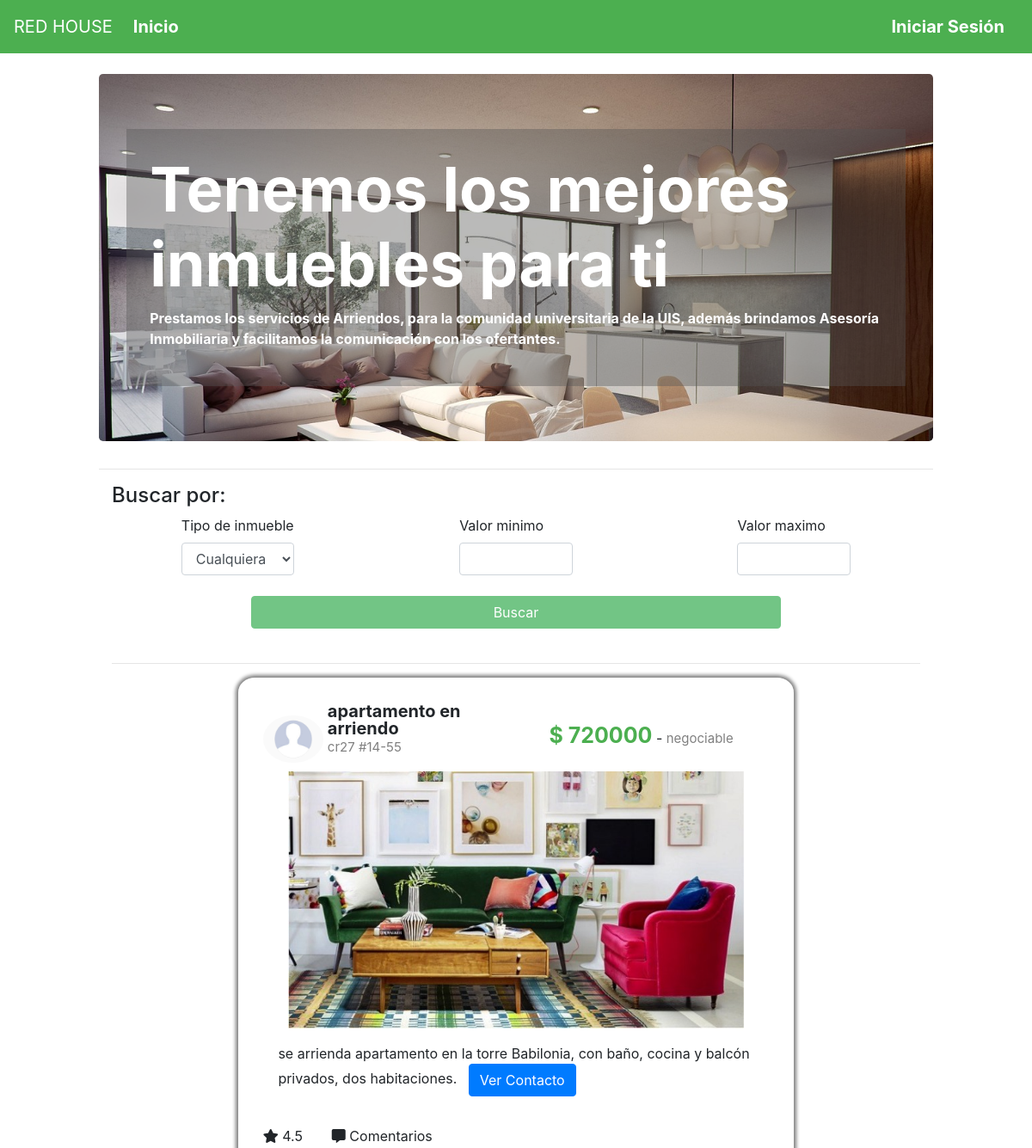
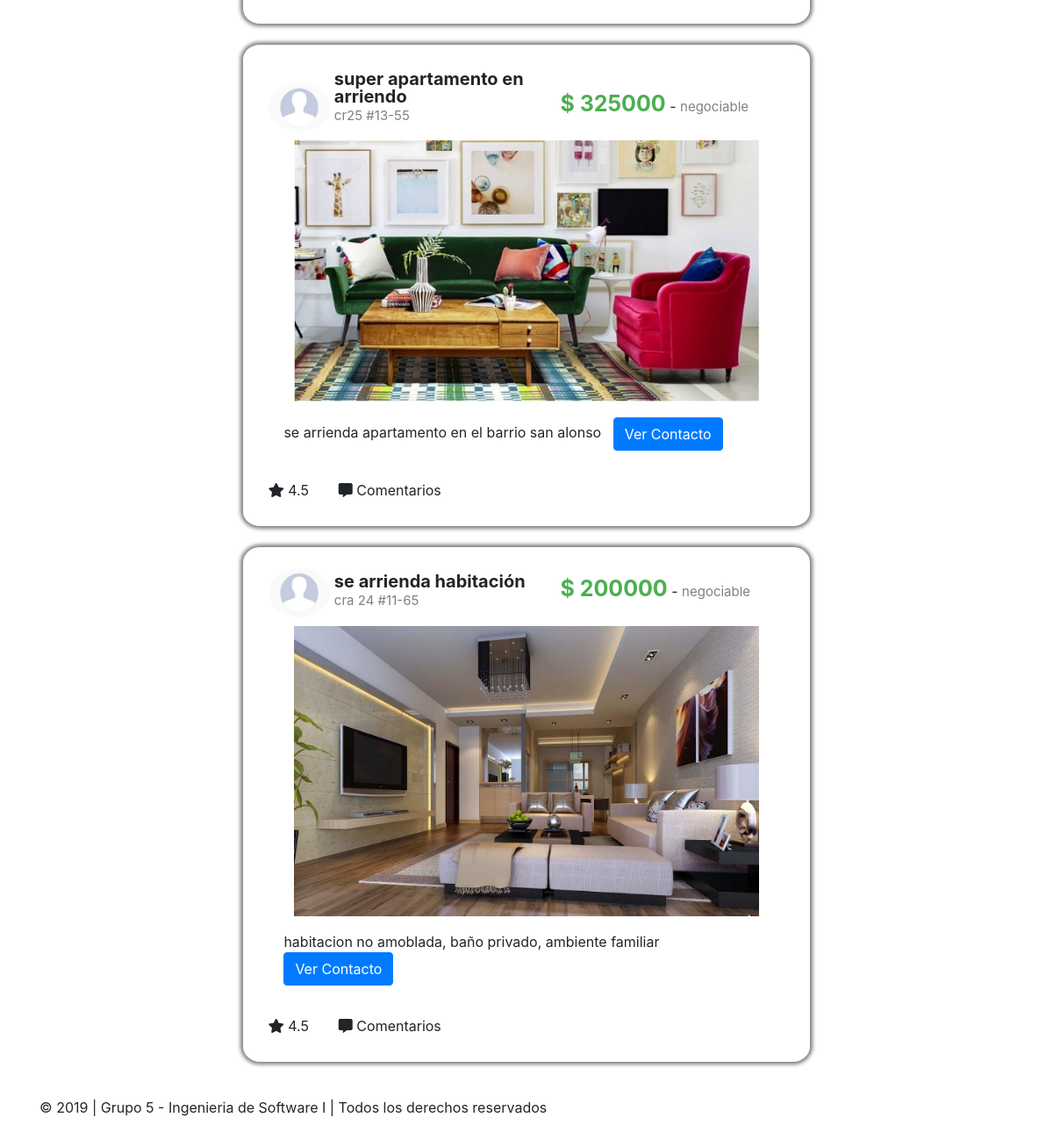
The page / on the database its author committed (2 pictures, top to bottom).
### tables this page shows
CREATE TABLE `publicacion` (
  `idPublicacion` int(11) NOT NULL,
  `nombre` varchar(30) DEFAULT NULL,
  `ubicacion` varchar(20) DEFAULT NULL,
  `precio` int(11) DEFAULT NULL,
  `descripcion` varchar(150) DEFAULT NULL,
  `fechaPublicada` datetime DEFAULT NULL,
  `estado` char(1) DEFAULT NULL,
  `negociable` char(16) DEFAULT NULL,
  `tipoInmueble` varchar(20) DEFAULT NULL,
  `urlImagen` varchar(100) DEFAULT NULL,
  `idCliente` varchar(20) DEFAULT NULL
);

### index.php (the view, shortened to what this page needs)
<!DOCTYPE html>
<html lang="en">
<head>
    <?php
    include("funciones.php");
    $conexion = conectar();
    $sql = "select * from publicacion limit 3";
    $r = mysqli_query($conexion, $sql);
    ?>
    <link rel="stylesheet" href="https://stackpath.bootstrapcdn.com/bootstrap/4.3.1/css/bootstrap.min.css"
>
    <link rel="stylesheet" href="estilo.css">
    <link rel="stylesheet" href="https://use.fontawesome.com/releases/v5.8.1/css/all.css">
</head>
<body>
    <?PHP
    if (!isset($_SESSION['identificacion']) || !isset($_SESSION['contrasena'])){
        encabezado();
        $sesion = FALSE;
    }else{
        encabezadoCliente();
        $sesion = TRUE;
    }
    ?>
    <div class="container-fluid">
        <div class="row">
            <div class="col-md-1"></div>
            <div class="col-md-10 fondo">
                <br>
                <div class="jumbotron banner col-md-12">
                    <div class="e" class="container">
                        <h1 class="display-3 texto-banner">Tenemos los mejores inmuebles para ti</h1>
                        <p class="texto-banner">Prestamos los servicios de Arriendos, para la comunidad universitaria de
                            la UIS, además brindamos Asesoría Inmobiliaria y facilitamos la comunicación con los ofertantes. </p>
                    </div>
                </div>
                <hr>
                <div class="container">
                    <h4 class="row col-md-8 fondo"> Buscar por:</h4>
                    <div class="row">
                        <div class="col-md-1"></div>
                        <div class="col-md-2">
                            <label> Tipo de inmueble </label>
                            <select id="tipo" class="form-control">
                                <option>Cualquiera</option>
                            </select>
                        </div>
                        <div class="col-md-2"></div>
                        <div class="col-md-2">
                            <label> Valor minimo </label>
                            <input id="val_min" type="number" name="val_min" class="form-control">
                        </div>
                        <div class="col-md-2"></div>
                        <div class="col-md-2">
                            <label> Valor maximo</label>
                            <input id="val_max" type="number" name="val_max" class="form-control">
                        </div>
                        <div class="col-md-1"></div>
                    </div>
                    <br>
                    <div class="row">
                        <div class="col-md-2"></div>
                        <div class="col-md-8">
                        <?PHP
                            if($sesion == TRUE) echo'<div class="btn btn-success botonDetalles btn-block" role="button" id="buscar">Buscar</div>';
                            else echo'<div class="btn btn-success botonDetalles btn-block disabled" role="button" id="no_buscar">Buscar</div>';
                        ?>
                        </div>
                        <div class="col-md-2"></div>
                    </div>
                    <br>
                    <hr>
                    <div id="lista_publicaciones">
                        <?PHP
                        while ($publicacion = mysqli_fetch_array($r)) {
                            ?>
                        <div class="row">
                            <div class="col-md-2"></div>
                            <div class="col-md-8 contenidoPublicacion">
                                <div class="divImagenPerfil">
                                    <img src="imagenes/im_perfil.png" alt="foto de perfil"
                                        style="width: 100%; border-radius: 50%;">
                                </div>
                                <div class="encabezadoPublicacion">
                                    <span class="tituloPublicacion">
                                        <?PHP echo $publicacion['nombre']; ?></span></br>
                                    <span class="subtituloPublicacion">
                                        <?PHP echo $publicacion['ubicacion']; ?></span></br>
                                </div>
                                <div class="divPrecio">
                                    <span class="tituloPublicacion" style="color:#4CAF50;font-size:25px;">$
                                        <?PHP echo $publicacion['precio']; ?></span> - <span
                                        class="subtituloPublicacion">
                                        <?PHP
                                            echo $publicacion['negociable']; ?>
                                    </span>
                                </div>
                                <div class="imagenPublicacion">
                                    <img <?PHP echo 'src=' . $publicacion['urlImagen']; ?> alt="Publicacion"
                                    style="width: 100%">
                                </div>
                                <div class="descripcionPublicacion">
                                    <p>
                                        <?PHP echo $publicacion['descripcion']; ?> &nbsp <button
                                            onclick="ver_perfil_cliente(this)" data-toggle="modal" data-target="#myModal" type="button" class="btn btn-primary"
                                            style="padding-top:1%;">Ver Contacto</button></p>
                                </div>
                                <div class="botonesPublicacion">
                                    <span class="botonPublicacion"><i class="fas fa-star"></i> 4.5</span>
                                    <span><i class="fas fa-comment-alt"></i> Comentarios</span>
                                </div>
                            </div>
                            <div class="col-md-2">
                            </div>
                        </div>
                        <br>
                        <?PHP
                        }
                        ?>
                    </div>
                </div>
            </div>
            <div class="col-md-1"></div>
        </div>
    </div>
    <footer class="footer mt-auto py-3 fondo">
        <div class="container">
            <p>&copy; 2019 | Grupo 5 - Ingenieria de Software I | Todos los derechos reservados</p>
        </div>
    </footer>
</body>
</html>

### funciones.php (shortened to what this page needs)
<?PHP
	function encabezado(){
		if(isset($_SESSION['correo'])){
            encabezadoCliente();
		}else encabezado0();
	}
	function encabezado0(){
		echo '<nav class="navbar navbar-expand-lg navbar-light bg-light col-md-12" style="background:#4CAF50 !important">
        <a class="navbar-brand" href="#" style="color:white">RED HOUSE</a>
        <button class="navbar-toggler" type="button" data-toggle="collapse" data-target="#navbarNavDropdown" aria-controls="navbarNavDropdown" aria-expanded="false" aria-label="Toggle navigation">
            <span class="navbar-toggler-icon"></span>
        </button>
        <div class="collapse navbar-collapse" id="navbarNavDropdown" >
            <ul class="navbar-nav" >
                <li class="nav-item active" >
                    <a class="nav-link letra_enca" href="index.php" >Inicio<span class="sr-only">(current)</span></a>
                </li>
            </ul>
        </div>
        <ul class="nav justify-content-end" >
            <li class="nav-item">
                <a class="nav-link active letra_enca" href="ingreso.php">Iniciar Sesión</a>
            </li>
        </ul>
    </nav>';
	}
?>

### estilo.css (style rules this page uses)
.letra_enca { font-size: 20px; font-weight: bold; color: white !important; }
.banner { background-image:url('imagenes/banner2.jpg'); background-size: cover; }
.texto-banner { font-weight: bold; }
.e { background: rgba(83, 83, 83, 0.4); padding: 3%; color: white }
.contenidoPublicacion { padding: 3%; border-radius: 3%; box-shadow: 0 0 4px 3px grey; }
.divImagenPerfil { display: inline-block; width: 12%; position: relative; bottom: 10px; border-radius: 50%; }
.encabezadoPublicacion { display: inline-block; line-height: 20px; width: 40%; }
.divPrecio { width: 43%; display: inline-block; position: relative; bottom: 10px; padding-left:3%; }
.tituloPublicacion { display: inline-block; font-size: 20px; font-weight: bold; }
.subtituloPublicacion { display: inline-block; font-size: 15px; color: gray; }
.imagenPublicacion { width: 90%; margin-left:auto; margin-right:auto; }
.botonPublicacion { padding-right: 5%; }
.descripcionPublicacion { padding: 3%; margin-left: auto; margin-right: auto; }
.fondo { background: white; }
body { background:none; }

### rows shown on the page
publicacion: nombre "apartamento en arriendo", ubicacion "cr27 #14-55", precio "720000", negociable "negociable", urlImagen (picture), descripcion "se arrienda apartamento en la torre Babilonia, con baño, cocina y balcón privados, dos habitaciones."
publicacion: nombre "super apartamento en arriendo", ubicacion "cr25 #13-55", precio "325000", negociable "negociable", urlImagen (picture), descripcion "se arrienda apartamento en el barrio san alonso"
publicacion: nombre "se arrienda habitación", ubicacion "cra 24 #11-65", precio "200000", negociable "negociable", urlImagen (picture), descripcion "habitacion no amoblada, baño privado, ambiente familiar"
